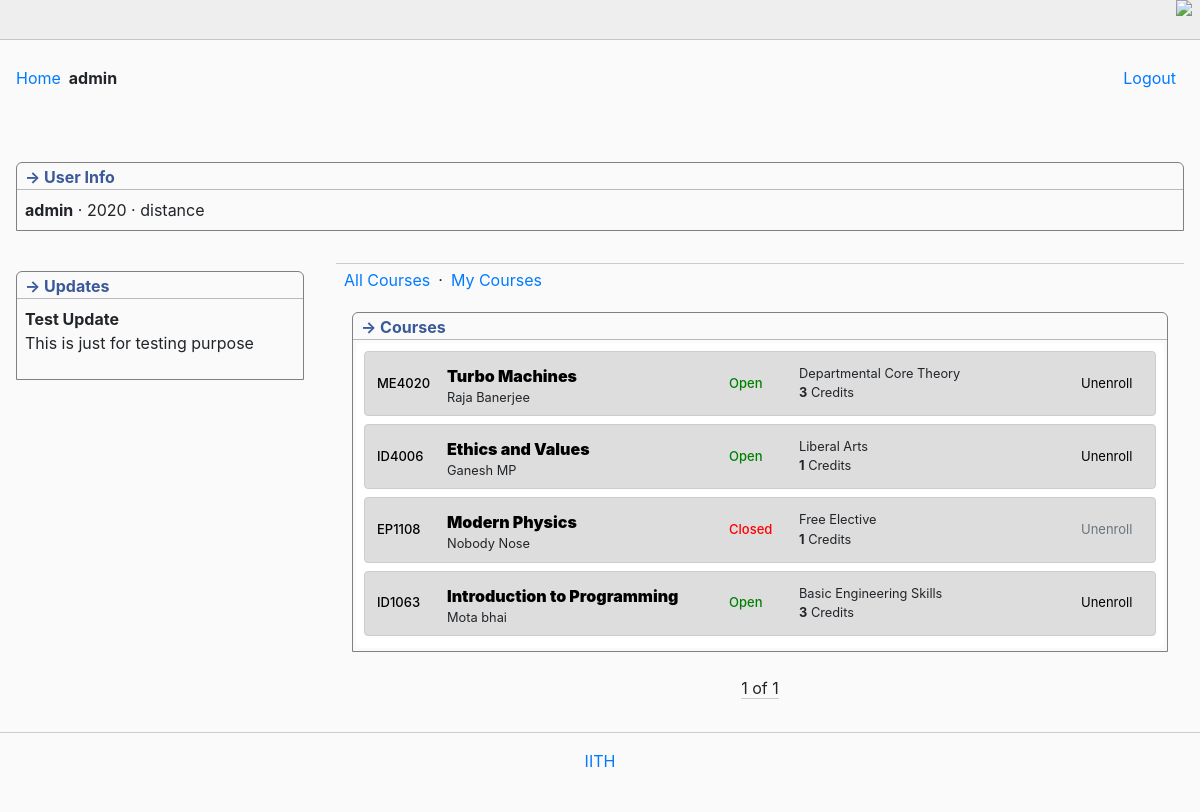
Page /mycourses (signed in) on the committed database.
### sle/models.py (models this page shows, shortened)
class User(AbstractUser):
    batch = models.IntegerField(default=2020)
    admission_type_choices = {
        'regular': 'regular',
        'non-regular': 'distance'
    }
    admission_type = models.CharField(max_length=20, default='regular', choices=admission_type_choices)

class Update(models.Model):
    topic = models.CharField(max_length=100)
    news = models.CharField(max_length=500)

class Course(models.Model):
    course_code = models.CharField(max_length=64)
    title = models.CharField(max_length=200)
    tutor = models.CharField(max_length=200, blank=True)
    status = models.BooleanField(default=True)
    credit = models.IntegerField(default=1)
    elective_type_choices = {
        'Liberal Arts': 'LA',
        'Departmental Core Theory': 'DCT',
        'Departmental Core Lab': 'DCL',
        'Free Elective': 'FE',
        'Basic Science': 'BS',
        'Basic Engineering Skills': 'BES',
        'Additional': 'Additional',
        'Departmental Elective': 'DE',
    }
    elective_type = models.CharField(max_length=60, default='LA', choices=elective_type_choices)
    registered_students = models.ManyToManyField(User, blank=True, related_name='ongoing')
    finished_course = models.ManyToManyField(User, blank=True)

### sle/views.py (the view)
# urls.py: path('mycourses', views.mycourses, name='mycourses'),
def mycourses(req):
    courses = Course.objects.all()
    ulist = []
    for course in courses:
        if req.user in course.registered_students.all():
            ulist.append(course)
    paginator = Paginator(ulist, 20)
    page_number = req.GET.get("page")
    page_obj = paginator.get_page(page_number)
    updates = Update.objects.last()
    return render(req, 'sle/mycourses.html', {
        'courses': page_obj,
        'news': updates
    })

### sle/templates/sle/mycourses.html (shortened to what this page needs)
{% extends 'sle/layout.html' %}
{% block body %}
<div class="flexit">
    <div id="sidebar">
        <div class="boxit borderTopRound">
            <div class="caption titled">&rightarrow; Updates</div>
            <div style="padding: 0.5rem;">
                {% if news %}
                    <strong>{{news.topic}}</strong>
                    <p>{{news.news}}</p>
                {% else %}
                    No new updates available
                {% endif %}
            </div>
        </div>
    </div>
    <div class="pagecontent">
        <div class="second-level-menu">
            <li><a href="{% url 'index' %}">All Courses</a></li>
            <li>&CenterDot;</li>
            <li><a href="{% url 'mycourses' %}">My Courses</a></li>
        </div>
        <div class="boxit borderTopRound">
            <div class="caption titled">
                &rightarrow; Courses
            </div>
            <div class="dkwod">
                {% for course in courses %}
                <div class="courses">
                    <div class="med">
                        <a href="#">{{ course.course_code }}</a>
                    </div>
                    <div class="column-flex">
                        <a style="font-weight: 900;" href="#">{{ course.title }}</a>
                        <small>{{ course.tutor }}</small>
                    </div>
                    <div class="med">
                        {% if course.status %}
                        <div style="color: green;">
                            Open
                        </div>
                        {% else %}
                        <div style="color: red;">
                            Closed
                        </div>
                        {% endif %}
                    </div>
                    <div class="column-flex">
                        <small>
                            {{ course.elective_type }}
                        </small>
                        <small><strong>{{ course.credit }}</strong> Credits</small>
                    </div>
                    <div class="med">
                        {% if course.status %}
                            <a class="btn-link" href="{% url 'unenroll' course_id=course.id %}">Unenroll</a>
                        {% else %}
                            <a class="btn-link disabled" href="#">Unenroll</a>
                        {% endif %}
                    </div>
                </div>
                {% empty %}
                <div class="courses">
                    Nothing here
                </div>
                {% endfor %}
            </div>
        </div>
        <div class="pagination">
            <span class="step-links">
                <span class="current">
                    {{ courses.number }} of {{ courses.paginator.num_pages }}
                </span>
            </span>
        </div>
    </div>
</div>
{% endblock %}

### sle/templates/sle/layout.html (shortened to what this page needs)
{% load static %}
<!DOCTYPE html>
<html lang="en">
<head>
    <link rel="stylesheet" href="https://stackpath.bootstrapcdn.com/bootstrap/4.4.1/css/bootstrap.min.css">
    <link rel="stylesheet" href="{% static 'sle/style.css' %}">
</head>
<body>
    <div class="mobile-toolbar">
        <div class="mobile-toolbar-internals">
            <img src="//codeforces.org/s/58961/images/icons/icons-ellipsis-v.png" class="mobile-toolbar-sidebar" onclick="hide()">
        </div>
    </div>
    <div id="body">
        <div id="header">
            <div style="float: left;"><a href="{% url 'index' %}">Home</a></div>
            {% if user.is_authenticated %}
            <strong>{{user.username}}</strong>
            <div class="sign-in-links">
                <a href="{% url 'logout' %}">Logout</a>
            </div>
            {% endif %}
        </div>
        {% if user.is_authenticated %}
        <div class="boxit borderTopRound">
            <div class="caption titled">&rightarrow; User Info</div>
            <div style="padding: 0.5rem;">
                <strong>{{user.username}}</strong> &centerdot; {{ user.batch }} &centerdot; {{ user.admission_type }}
            </div>
        </div>
        {% endif %}
        {% block body %}
        {% endblock %}
        <div id="footer">
            <div><a href="#">IITH</a></div>
        </div>
    </div>
</body>
</html>

### sle/static/sle/style.css (style rules this page uses)
* { box-sizing: border-box; }
body { background-color: #fafafa; }
#body { padding: 1rem 0; max-width: 1200px; min-width: auto; margin: 0 auto; }
#header { min-height: 5rem; margin: 0 1rem; }
#header a { margin-right: 0.5rem; }
.sign-in-links { float: right; }
html .borderTopRound { border-top-left-radius: var(--border-radius); border-top-right-radius: var(--border-radius); }
:root { --border-radius: 6px; --notice-color: #888; --border-color: rgb(185, 185, 185); --muted-color: #666; --highlighted-blue-color: #def; --highlighted-green-color: #E8F5E9; }
.boxit { border: 1px solid grey; margin: 1rem; }
#sidebar { float: right; width: 20em; padding-top: 0.5rem; }
#footer { margin-top: 1rem; padding-top: 1rem; border-top: 1px solid #ccc; text-align: center; font-size: 1em; clear: both; height: 4em; }
.pagecontent { margin: 1rem; min-height: 20rem; width: 100%; max-width: 900px; display: flex; flex-direction: column; flex: 3; }
.dkwod { background-color: white; margin: 3px; border-radius: 5px; padding: 4px; }
.dkwod a { color: black; }
.flexit { display: flex; flex-wrap: wrap; }
.courses { padding: 0.5rem; display: flex; flex-wrap: wrap; margin: 4px; margin-bottom: 8px; background-color: #dddddd; border-radius: 4px; border: 1px solid #ccc; }
.second-level-menu { display: flex; padding: 4px 8px; border-top: 1px solid #ccc; }
.column-flex { display: flex; flex-direction: column; max-width: 300px; width: 200px; min-width: 200px; flex: auto; padding-left: 4px; padding-top: 4px; }
.med { font-weight: 500; font-size: small; display: grid; width: 70px; min-width: 70px; padding-left: 4px; align-items: center; }
.boxit .titled { padding-left: 0.5rem; border-bottom: 1px solid #b9b9b9; }
.boxit .caption { color: #3b5998; font-weight: 700; margin-top: 2px; position: relative; }
.caption { font-weight: 700; color: #3b5998; }
.pagination { display: grid; align-items: center; text-align: center; margin-top: 0.5rem; }
.current { border-bottom: 1px solid #ccc; }
li { list-style: none; padding-right: 0.5rem; }
.mobile-toolbar { background-color: #eeeeef; border-bottom: 1px solid #C6C7CC; margin-bottom: 10px; margin-inline: auto; }
@media only screen and (max-device-width: 8000px) { .mobile-toolbar { display: block; height: 2.5rem; } }
.mobile-toolbar-internals { height: 100%; padding-inline: 0.5rem; }
.mobile-toolbar-sidebar { float: right; }
@media only screen and (max-device-width: 8000px) { .mobile-toolbar-sidebar { margin-left: 3px; margin-bottom: 6px; max-width: 32px; max-height: 32px; } }

### rows in the picture
User: username "admin", batch "2020", admission_type "distance"
Update: topic "Test Update", news "This is just for testing purpose"
Course: course_code "ME4020", title "Turbo Machines", tutor "Raja Banerjee", status "Open", elective_type "Departmental Core Theory", credit "3"
Course: course_code "ID4006", title "Ethics and Values", tutor "Ganesh MP", status "Open", elective_type "Liberal Arts", credit "1"
Course: course_code "EP1108", title "Modern Physics", tutor "Nobody Nose", status "Closed", elective_type "Free Elective", credit "1"
Course: course_code "ID1063", title "Introduction to Programming", tutor "Mota bhai", status "Open", elective_type "Basic Engineering Skills", credit "3"

### other values in the picture
{{ courses.number }} "1"
{{ courses.paginator.num_pages }} "1"
